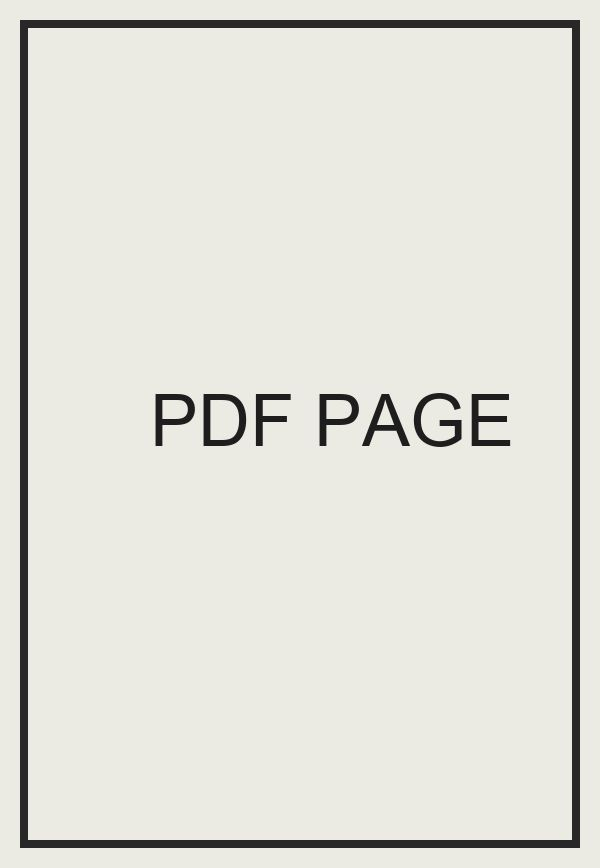
#> input picture tizen/dev/fixtures/pdf-page.jpg, 600 x 868 px
$ python make-icon.py fixtures/pdf-page.jpg out.png
#> lines starting #> are read from the running program, lines starting #| are printed output that depends on the picture
# Android "TV Reader for Komga" 배너(docs/branding/tv_banner_1280.png)를 Tizen 앱 아이콘(512x423)으로.
# 같은 흰→옅은 회색 바탕을 새로 그리고, 배너에서 바탕을 뺀 그림·글자만 알파로 꺼내 가운데에 둔다.
import sys
from pathlib import Path
from PIL import Image, ImageDraw

here = Path(__file__).parent
# 입력: Android docs/branding/tv_banner_1280.png 경로, 출력: static/icon.png
banner = Image.open(sys.argv[1]).convert("RGB")
#> banner is the input picture: PIL image 600x868 RGB; mean R, G, B 224.5, 224.4, 216.9
BG_TOP, BG_BOTTOM = (255, 255, 255), (241, 243, 244)
W0, H0 = banner.size
#> W0 = 600; H0 = 868


def bg_at(y, h):
    t = y / (h - 1)
    return tuple(round(a + (b - a) * t) for a, b in zip(BG_TOP, BG_BOTTOM))


# 바탕과 다른 픽셀만: 알파 = 바탕과의 차이(부드럽게), 색은 바탕을 빼고 되살린다
src = banner.load()
layer = Image.new("RGBA", (W0, H0), (0, 0, 0, 0))
#> layer: PIL image 600x868 RGBA; every value is 0
dst = layer.load()
for y in range(H0):
    bg = bg_at(y, H0)
    for x in range(W0):
        p = src[x, y]
        diff = max(abs(p[i] - bg[i]) for i in range(3))
        if diff <= 3:
            continue
        a = min(1.0, diff / 60.0)
        # p = a*c + (1-a)*bg → c
        c = tuple(max(0, min(255, round((p[i] - (1 - a) * bg[i]) / a))) for i in range(3))
        dst[x, y] = c + (round(a * 255),)
content = layer.crop(layer.getbbox())

W, H = 512, 423
out = Image.new("RGBA", (W, H))
#> out: PIL image 512x423 RGBA; every value is 0
d = ImageDraw.Draw(out)
for y in range(H):
    d.line([(0, y), (W, y)], fill=bg_at(y, H) + (255,))
scale = (W * 0.90) / content.width
#> scale = 0.768
small = content.resize((round(content.width * scale), round(content.height * scale)), Image.LANCZOS)
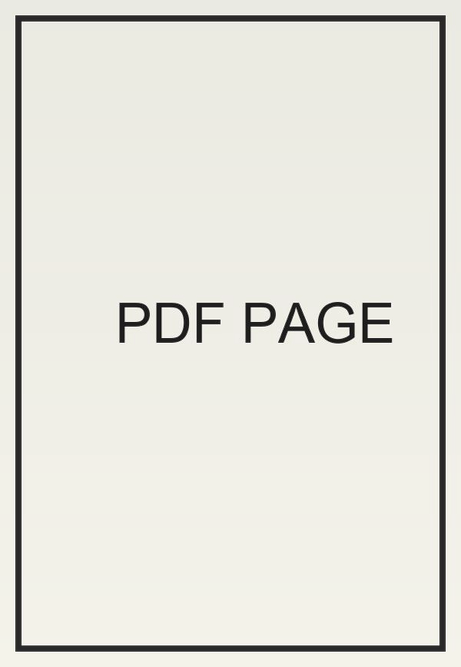
#> small: PIL image 461x667 RGBA; mean R, G, B, A 204.2, 202.3, 180.9, 103.5; transparent parts drawn white
out.alpha_composite(small, ((W - small.width) // 2, (H - small.height) // 2))
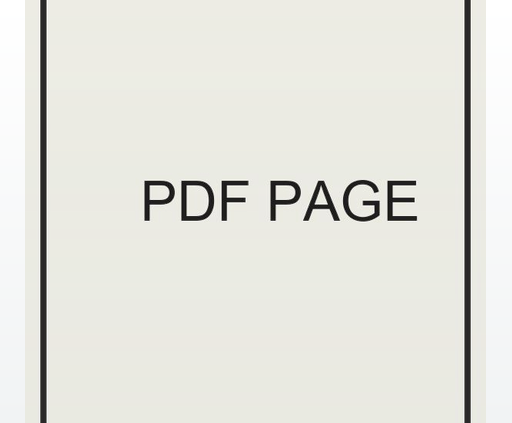
#> out: PIL image 512x423 RGBA; mean R, G, B, A 228.4, 228.3, 221.6, 255
dest = Path(sys.argv[2])
out.convert("RGB").save(dest, optimize=True)
print("saved", dest, small.size)
#| saved out.png (461, 667)
